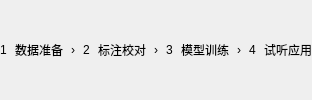
        <widget class="QWidget" name="trainingSteps">
          <layout class="QHBoxLayout" name="trainingStepsLayout">
            <property name="leftMargin">
              <number>0</number>
            </property>
            <property name="topMargin">
              <number>0</number>
            </property>
            <property name="rightMargin">
              <number>0</number>
            </property>
            <property name="bottomMargin">
              <number>0</number>
            </property>
            <property name="spacing">
              <number>8</number>
            </property>
            <item>
              <widget class="QWidget" name="trainingStep1">
                <layout class="QHBoxLayout" name="trainingStep1Layout" stretch="0,1">
                  <property name="leftMargin">
                    <number>0</number>
                  </property>
                  <property name="topMargin">
                    <number>0</number>
                  </property>
                  <property name="rightMargin">
                    <number>0</number>
                  </property>
                  <property name="bottomMargin">
                    <number>0</number>
                  </property>
                  <property name="spacing">
                    <number>8</number>
                  </property>
                  <item>
                    <widget class="QLabel" name="trainingStepNumber1">
                      <property name="text">
                        <string>1</string>
                      </property>
                      <property name="trainingStepNumber" stdset="0">
                        <bool>true</bool>
                      </property>
                      <property name="active" stdset="0">
                        <bool>true</bool>
                      </property>
                      <property name="alignment">
                        <set>Qt::AlignmentFlag::AlignCenter</set>
                      </property>
                    </widget>
                  </item>
                  <item>
                    <widget class="QLabel" name="trainingStepText1">
                      <property name="text">
                        <string>数据准备</string>
                      </property>
                      <property name="trainingStepTitle" stdset="0">
                        <bool>true</bool>
                      </property>
                      <property name="active" stdset="0">
                        <bool>true</bool>
                      </property>
                    </widget>
                  </item>
                </layout>
              </widget>
            </item>
            <item>
              <widget class="QLabel" name="trainingStepDivider1">
                <property name="text">
                  <string>›</string>
                </property>
                <property name="tone" stdset="0">
                  <string>muted</string>
                </property>
              </widget>
            </item>
            <item>
              <widget class="QWidget" name="trainingStep2">
                <layout class="QHBoxLayout" name="trainingStep2Layout" stretch="0,1">
                  <property name="leftMargin">
                    <number>0</number>
                  </property>
                  <property name="topMargin">
                    <number>0</number>
                  </property>
                  <property name="rightMargin">
                    <number>0</number>
                  </property>
                  <property name="bottomMargin">
                    <number>0</number>
                  </property>
                  <property name="spacing">
                    <number>8</number>
                  </property>
                  <item>
                    <widget class="QLabel" name="trainingStepNumber2">
                      <property name="text">
                        <string>2</string>
                      </property>
                      <property name="trainingStepNumber" stdset="0">
                        <bool>true</bool>
                      </property>
                      <property name="active" stdset="0">
                        <bool>false</bool>
                      </property>
                      <property name="alignment">
                        <set>Qt::AlignmentFlag::AlignCenter</set>
                      </property>
                    </widget>
                  </item>
                  <item>
                    <widget class="QLabel" name="trainingStepText2">
                      <property name="text">
                        <string>标注校对</string>
                      </property>
                      <property name="trainingStepTitle" stdset="0">
                        <bool>true</bool>
                      </property>
                      <property name="active" stdset="0">
                        <bool>false</bool>
                      </property>
                    </widget>
                  </item>
                </layout>
              </widget>
            </item>
            <item>
              <widget class="QLabel" name="trainingStepDivider2">
                <property name="text">
                  <string>›</string>
                </property>
                <property name="tone" stdset="0">
                  <string>muted</string>
                </property>
              </widget>
            </item>
            <item>
              <widget class="QWidget" name="trainingStep3">
                <layout class="QHBoxLayout" name="trainingStep3Layout" stretch="0,1">
                  <property name="leftMargin">
                    <number>0</number>
                  </property>
                  <property name="topMargin">
                    <number>0</number>
                  </property>
                  <property name="rightMargin">
                    <number>0</number>
                  </property>
                  <property name="bottomMargin">
                    <number>0</number>
                  </property>
                  <property name="spacing">
                    <number>8</number>
                  </property>
                  <item>
                    <widget class="QLabel" name="trainingStepNumber3">
                      <property name="text">
                        <string>3</string>
                      </property>
                      <property name="trainingStepNumber" stdset="0">
                        <bool>true</bool>
                      </property>
                      <property name="active" stdset="0">
                        <bool>false</bool>
                      </property>
                      <property name="alignment">
                        <set>Qt::AlignmentFlag::AlignCenter</set>
                      </property>
                    </widget>
                  </item>
                  <item>
                    <widget class="QLabel" name="trainingStepText3">
                      <property name="text">
                        <string>模型训练</string>
                      </property>
                      <property name="trainingStepTitle" stdset="0">
                        <bool>true</bool>
                      </property>
                      <property name="active" stdset="0">
                        <bool>false</bool>
                      </property>
                    </widget>
                  </item>
                </layout>
              </widget>
            </item>
            <item>
              <widget class="QLabel" name="trainingStepDivider3">
                <property name="text">
                  <string>›</string>
                </property>
                <property name="tone" stdset="0">
                  <string>muted</string>
                </property>
              </widget>
            </item>
            <item>
              <widget class="QWidget" name="trainingStep4">
                <layout class="QHBoxLayout" name="trainingStep4Layout" stretch="0,1">
                  <property name="leftMargin">
                    <number>0</number>
                  </property>
                  <property name="topMargin">
                    <number>0</number>
                  </property>
                  <property name="rightMargin">
                    <number>0</number>
                  </property>
                  <property name="bottomMargin">
                    <number>0</number>
                  </property>
                  <property name="spacing">
                    <number>8</number>
                  </property>
                  <item>
                    <widget class="QLabel" name="trainingStepNumber4">
                      <property name="text">
                        <string>4</string>
                      </property>
                      <property name="trainingStepNumber" stdset="0">
                        <bool>true</bool>
                      </property>
                      <property name="active" stdset="0">
                        <bool>false</bool>
                      </property>
                      <property name="alignment">
                        <set>Qt::AlignmentFlag::AlignCenter</set>
                      </property>
                    </widget>
                  </item>
                  <item>
                    <widget class="QLabel" name="trainingStepText4">
                      <property name="text">
                        <string>试听应用</string>
                      </property>
                      <property name="trainingStepTitle" stdset="0">
                        <bool>true</bool>
                      </property>
                      <property name="active" stdset="0">
                        <bool>false</bool>
                      </property>
                    </widget>
                  </item>
                </layout>
              </widget>
            </item>
          </layout>
        </widget>
